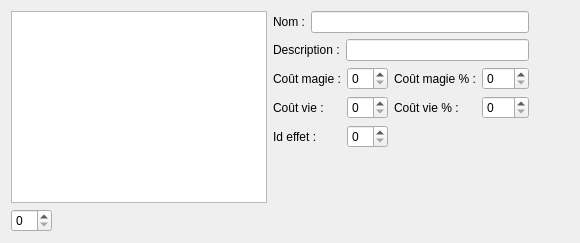
      <widget class="QWidget" name="tab_capacites">
       <attribute name="title">
        <string>Capacités</string>
       </attribute>
       <layout class="QHBoxLayout" name="horizontalLayout_5">
        <item>
         <layout class="QVBoxLayout" name="capacite_list_verticalLayout">
          <item>
           <widget class="QListWidget" name="capacite_listWidget"/>
          </item>
          <item>
           <layout class="QHBoxLayout" name="capacite_spinBox_horizontalLayout">
            <item>
             <widget class="QSpinBox" name="capacite_spinBox"/>
            </item>
            <item>
             <spacer name="capacite_spinBox_horizontalSpacer">
              <property name="orientation">
               <enum>Qt::Horizontal</enum>
              </property>
              <property name="sizeHint" stdset="0">
               <size>
                <width>40</width>
                <height>20</height>
               </size>
              </property>
             </spacer>
            </item>
           </layout>
          </item>
         </layout>
        </item>
        <item>
         <layout class="QVBoxLayout" name="capacite_verticalLayout">
          <item>
           <layout class="QHBoxLayout" name="capacite_nom_horizontalLayout">
            <item>
             <widget class="QLabel" name="capacite_nom_label">
              <property name="text">
               <string>Nom :</string>
              </property>
             </widget>
            </item>
            <item>
             <widget class="QLineEdit" name="capacite_nom_lineEdit"/>
            </item>
           </layout>
          </item>
          <item>
           <layout class="QHBoxLayout" name="capacite_description_horizontalLayout">
            <item>
             <widget class="QLabel" name="capacite_description_label">
              <property name="text">
               <string>Description :</string>
              </property>
             </widget>
            </item>
            <item>
             <widget class="QLineEdit" name="capacite_description_lineEdit"/>
            </item>
           </layout>
          </item>
          <item>
           <layout class="QGridLayout" name="capacite_gridLayout">
            <item row="0" column="1">
             <widget class="QSpinBox" name="capacite_coutmagie_spinBox"/>
            </item>
            <item row="1" column="0">
             <widget class="QLabel" name="capacite_coutvie_label">
              <property name="text">
               <string>Coût vie :</string>
              </property>
             </widget>
            </item>
            <item row="0" column="2">
             <widget class="QLabel" name="capacite_coutmagiep_label">
              <property name="text">
               <string>Coût magie % :</string>
              </property>
             </widget>
            </item>
            <item row="1" column="1">
             <widget class="QSpinBox" name="capacite_coutvie_spinBox"/>
            </item>
            <item row="0" column="0">
             <widget class="QLabel" name="capacite_coutmagie_label">
              <property name="text">
               <string>Coût magie :</string>
              </property>
             </widget>
            </item>
            <item row="1" column="2">
             <widget class="QLabel" name="capacite_coutviep_label">
              <property name="text">
               <string>Coût vie % :</string>
              </property>
             </widget>
            </item>
            <item row="2" column="0">
             <widget class="QLabel" name="capacite_id_label">
              <property name="text">
               <string>Id effet :</string>
              </property>
             </widget>
            </item>
            <item row="0" column="3">
             <widget class="QSpinBox" name="capacite_coutmagiep_spinBox">
              <property name="maximum">
               <number>100</number>
              </property>
             </widget>
            </item>
            <item row="1" column="3">
             <widget class="QSpinBox" name="capacite_coutviep_spinBox">
              <property name="maximum">
               <number>100</number>
              </property>
             </widget>
            </item>
            <item row="2" column="1">
             <widget class="QSpinBox" name="capacite_id_spinBox"/>
            </item>
           </layout>
          </item>
          <item>
           <spacer name="capacite_verticalSpacer">
            <property name="orientation">
             <enum>Qt::Vertical</enum>
            </property>
            <property name="sizeHint" stdset="0">
             <size>
              <width>20</width>
              <height>40</height>
             </size>
            </property>
           </spacer>
          </item>
          <item>
           <widget class="QLabel" name="capacite_label">
            <property name="text">
             <string/>
            </property>
           </widget>
          </item>
         </layout>
        </item>
        <item>
         <spacer name="capacite_horizontalSpacer">
          <property name="orientation">
           <enum>Qt::Horizontal</enum>
          </property>
          <property name="sizeHint" stdset="0">
           <size>
            <width>40</width>
            <height>20</height>
           </size>
          </property>
         </spacer>
        </item>
       </layout>
      </widget>
